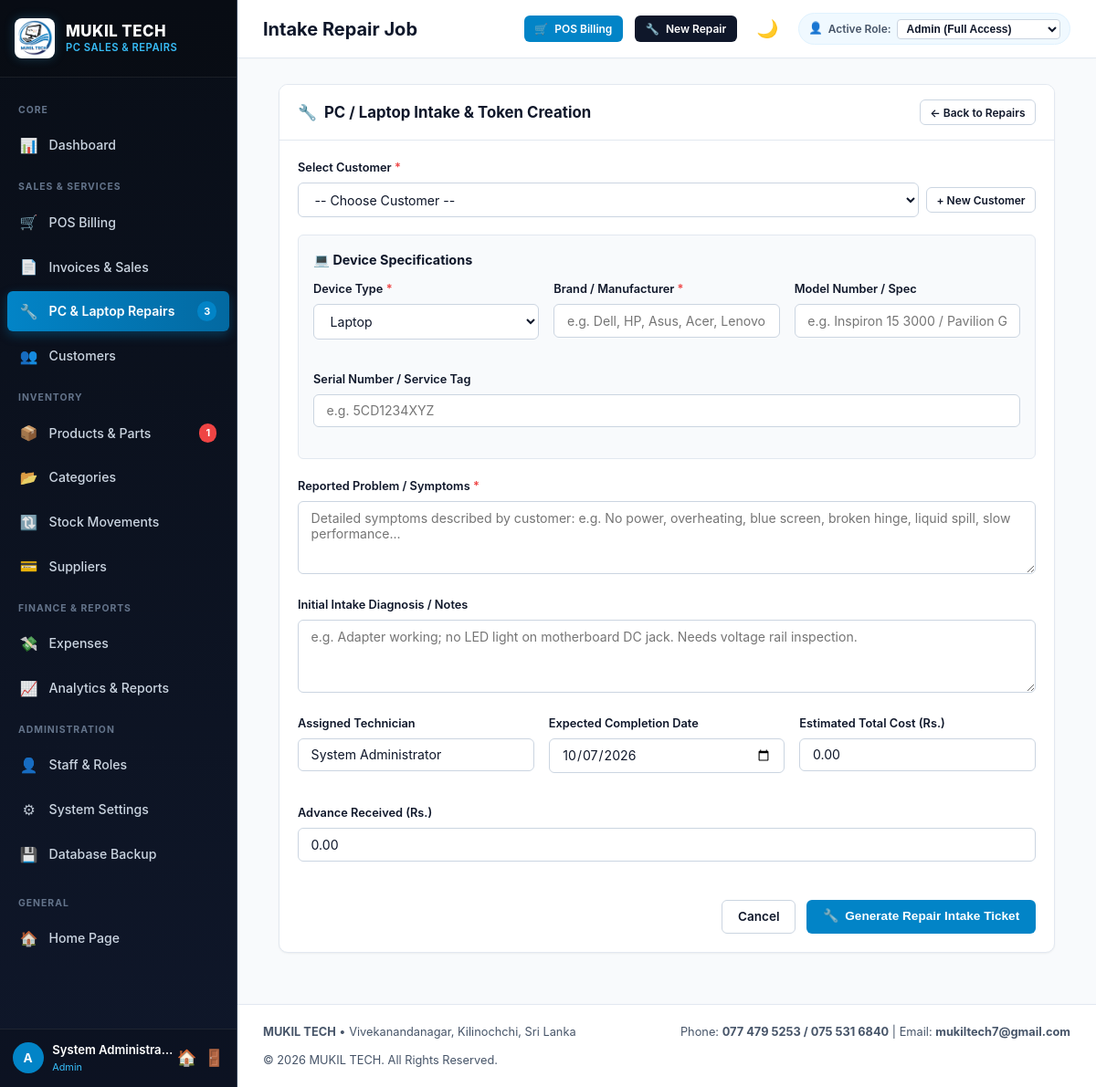
Page /repairs/create.php (signed in) on the committed database.
### tables this page shows
CREATE TABLE `settings` (
  `setting_id` INT AUTO_INCREMENT PRIMARY KEY,
  `setting_key` VARCHAR(60) NOT NULL UNIQUE,
  `setting_value` TEXT,
  `created_at` TIMESTAMP DEFAULT CURRENT_TIMESTAMP,
  `updated_at` TIMESTAMP DEFAULT CURRENT_TIMESTAMP ON UPDATE CURRENT_TIMESTAMP
);

### includes/functions.php (called while the page is built, shortened)
<?php
function baseUrl($path = '') {
    $documentRoot = isset($_SERVER['DOCUMENT_ROOT']) ? realpath($_SERVER['DOCUMENT_ROOT']) : false;
    $applicationRoot = realpath(__DIR__ . '/..');
    $base = '';
    if ($documentRoot && $applicationRoot) {
        $doc = str_replace('\\', '/', rtrim($documentRoot, DIRECTORY_SEPARATOR));
        $app = str_replace('\\', '/', rtrim($applicationRoot, DIRECTORY_SEPARATOR));
        if ($app === $doc) {
            $base = '';
        } elseif (stripos($app, $doc . '/') === 0) {
            $base = substr($app, strlen($doc));
        }
    }
    if ($base === '') {
        $scriptName = str_replace('\\', '/', $_SERVER['SCRIPT_NAME'] ?? '');
        $scriptDir = rtrim(str_replace('\\', '/', dirname($scriptName)), '/');
        foreach (['/admin','/customers','/categories','/suppliers','/products','/sales',
                  '/repairs','/expenses','/payments','/reports','/users','/settings'] as $dir) {
            if ($scriptDir === $dir || substr($scriptDir, -strlen($dir)) === $dir) {
                $scriptDir = substr($scriptDir, 0, -strlen($dir));
                break;
            }
        }
        $base = $scriptDir;
    }
    $base = '/' . trim($base, '/');
    if ($base === '/') {
        $base = '';
    }
    $cleanPath = ltrim((string)$path, '/');
    return $base . ($cleanPath !== '' ? '/' . $cleanPath : '');
}
function sanitize($data) {
    return htmlspecialchars(trim((string)$data), ENT_QUOTES, 'UTF-8');
}
function e($data) {
    return sanitize($data);
}
function getSetting($key, $default = '') {
    static $cache = [];
    if (isset($cache[$key])) {
        return $cache[$key];
    }
    try {
        $db = getDB();
        $stmt = $db->prepare("SELECT setting_value FROM settings WHERE setting_key = ? LIMIT 1");
        $stmt->execute([$key]);
        $val = $stmt->fetchColumn();
        if ($val !== false) {
            $cache[$key] = $val;
            return $val;
        }
    } catch (Exception $e) {
    }
    return $default;
}

### includes/auth.php (called while the page is built, shortened)
<?php
function currentUser() {
    return [
        'id'        => $_SESSION['user_id'] ?? 1,
        'username'  => $_SESSION['username'] ?? 'admin',
        'full_name' => $_SESSION['full_name'] ?? 'Mukil Admin',
        'role'      => $_SESSION['role'] ?? 'admin',
        'email'     => $_SESSION['email'] ?? 'mukiltech7@gmail.com',
    ];
}

### repairs/create.php (the view, shortened to what this page needs)
<?php
require_once __DIR__ . '/../includes/auth.php';
require_once __DIR__ . '/../includes/functions.php';
require_once __DIR__ . '/../includes/header.php';
?>
<div style="max-width:850px;margin:0 auto;">
    <div class="card">
        <div class="card-header">
            <div class="card-title">
                <span>&#128295;</span> PC / Laptop Intake & Token Creation
            </div>
            <a href="<?= baseUrl('repairs/index.php') ?>" class="btn btn-outline btn-sm">&larr; Back to Repairs</a>
        </div>
        <div class="card-body">
            <form method="POST">
                <div class="form-group">
                    <label class="form-label" for="customer_id">Select Customer <span class="required">*</span></label>
                    <div style="display:flex;gap:0.5rem;align-items:center;">
                        <select id="customer_id" name="customer_id" class="form-control" required>
                            <option value="">-- Choose Customer --</option>
                        </select>
                        <a href="<?= baseUrl('customers/add.php?redirect=repairs/create.php') ?>" class="btn btn-outline btn-sm" style="white-space:nowrap;">
                            + New Customer
                        </a>
                    </div>
                </div>
                <div style="background:#f8fafc;padding:1rem;border-radius:var(--radius-sm);margin-bottom:1.25rem;border:1px solid var(--border-light);">
                    <div style="font-weight:700;color:var(--navy-main);margin-bottom:0.75rem;font-size:0.9rem;">
                        &#128187; Device Specifications
                    </div>
                    <div class="form-row">
                        <div class="form-col">
                            <div class="form-group">
                                <label class="form-label" for="device_type">Device Type <span class="required">*</span></label>
                                <select id="device_type" name="device_type" class="form-control">
                                    <option value="Laptop" selected>Laptop</option>
                                </select>
                            </div>
                        </div>
                        <div class="form-col">
                            <div class="form-group">
                                <label class="form-label" for="brand">Brand / Manufacturer <span class="required">*</span></label>
                                <input type="text" id="brand" name="brand" class="form-control" placeholder="e.g. Dell, HP, Asus, Acer, Lenovo, Custom" required value="<?= e($_POST['brand'] ?? '') ?>">
                            </div>
                        </div>
                        <div class="form-col">
                            <div class="form-group">
                                <label class="form-label" for="model">Model Number / Spec</label>
                                <input type="text" id="model" name="model" class="form-control" placeholder="e.g. Inspiron 15 3000 / Pavilion Gaming" value="<?= e($_POST['model'] ?? '') ?>">
                            </div>
                        </div>
                        <div class="form-col">
                            <div class="form-group">
                                <label class="form-label" for="serial_number">Serial Number / Service Tag</label>
                                <input type="text" id="serial_number" name="serial_number" class="form-control" placeholder="e.g. 5CD1234XYZ" value="<?= e($_POST['serial_number'] ?? '') ?>">
                            </div>
                        </div>
                    </div>
                </div>
                <div class="form-group">
                    <label class="form-label" for="problem_description">Reported Problem / Symptoms <span class="required">*</span></label>
                    <textarea id="problem_description" name="problem_description" class="form-control" rows="3" placeholder="Detailed symptoms described by customer: e.g. No power, overheating, blue screen, broken hinge, liquid spill, slow performance..." required><?= e($_POST['problem_description'] ?? '') ?></textarea>
                </div>
                <div class="form-group">
                    <label class="form-label" for="diagnosis">Initial Intake Diagnosis / Notes</label>
                    <textarea id="diagnosis" name="diagnosis" class="form-control" rows="2" placeholder="e.g. Adapter working; no LED light on motherboard DC jack. Needs voltage rail inspection."><?= e($_POST['diagnosis'] ?? '') ?></textarea>
                </div>
                <div class="form-row">
                    <div class="form-col">
                        <div class="form-group">
                            <label class="form-label" for="technician">Assigned Technician</label>
                            <input type="text" id="technician" name="technician" class="form-control" value="<?= e($_POST['technician'] ?? $currentUser['full_name']) ?>">
                        </div>
                    </div>
                    <div class="form-col">
                        <div class="form-group">
                            <label class="form-label" for="expected_date">Expected Completion Date</label>
                            <input type="date" id="expected_date" name="expected_date" class="form-control" value="<?= e($_POST['expected_date'] ?? date('Y-m-d', strtotime('+2 days'))) ?>">
                        </div>
                    </div>
                    <div class="form-col">
                        <div class="form-group">
                            <label class="form-label" for="estimated_cost">Estimated Total Cost (Rs.)</label>
                            <input type="number" step="0.01" id="estimated_cost" name="estimated_cost" class="form-control" placeholder="0.00" value="<?= e($_POST['estimated_cost'] ?? '0.00') ?>">
                        </div>
                    </div>
                    <div class="form-col">
                        <div class="form-group">
                            <label class="form-label" for="advance_payment">Advance Received (Rs.)</label>
                            <input type="number" step="0.01" id="advance_payment" name="advance_payment" class="form-control" placeholder="0.00" value="<?= e($_POST['advance_payment'] ?? '0.00') ?>">
                        </div>
                    </div>
                </div>
                <div style="display:flex;justify-content:flex-end;gap:0.75rem;margin-top:1.5rem;">
                    <a href="<?= baseUrl('repairs/index.php') ?>" class="btn btn-outline">Cancel</a>
                    <button type="submit" class="btn btn-primary">
                        <span>&#128295;</span> Generate Repair Intake Ticket
                    </button>
                </div>
            </form>
        </div>
    </div>
</div>
<?php require_once __DIR__ . '/../includes/footer.php'; ?>

### includes/footer.php (shortened to what this page needs)
<?php
$businessName = getSetting('business_name', 'MUKIL TECH');
$address = getSetting('address', 'Vivekanandanagar, Kilinochchi, Sri Lanka');
$phone = getSetting('phone', '077 479 5253 / 075 531 6840');
$email = getSetting('email', 'mukiltech7@gmail.com');
?>
    </main>
        <footer class="no-print" style="margin-top:auto;padding:1.25rem 1.75rem;border-top:1px solid var(--border-light);background:var(--bg-card);display:flex;justify-content:space-between;align-items:center;font-size:0.8rem;color:var(--text-secondary);flex-wrap:wrap;gap:0.75rem;">
            <div>
                <strong><?= e($businessName) ?></strong> &bull; <?= e($address) ?>
            </div>
            <div>
                Phone: <strong><?= e($phone) ?></strong> | Email: <strong><?= e($email) ?></strong>
            </div>
            <div>
                &copy; <?= date('Y') ?> MUKIL TECH. All Rights Reserved.
            </div>
        </footer>
    </div>
</div>
</body>
</html>

### assets/css/style.css (style rules this page uses)
:root { --navy-dark: #090e17; --navy-main: #0f172a; --navy-card: #1e293b; --navy-border: #334155; --navy-light: #243048; --blue-primary: #0284c7; --blue-hover: #0369a1; --blue-light: #e0f2fe; --blue-subtle: #f0f9ff; --cyan-bright: #38bdf8; --bg-main: #f8fafc; --bg-card: #ffffff; --border-light: #e2e8f0; --border-medium: #cbd5e1; --text-primary: #0f172a; --text-secondary: #475569; --text-muted: #94a3b8; --text-white: #ffffff; --success: #10b981; --success-bg: #ecfdf5; --warning: #f59e0b; --warning-bg: #fffbeb; --danger: #ef4444; --danger-bg: #fef2f2; --info: #0ea5e9; --info-bg: #f0f9ff; --shadow-sm: 0 1px 2px 0 rgba(0, 0, 0, 0.05); --shadow-md: 0 4px 6px -1px rgba(0, 0, 0, 0.07), 0 2px 4px -2px rgba(0, 0, 0, 0.05); --shadow-lg: 0 10px 15px -3px rgba(0, 0, 0, 0.08), 0 4px 6px -4px rgba(0, 0, 0, 0.04); --radius-sm: 6px; --radius-md: 10px; --radius-lg: 14px; --radius-pill: 9999px; --transition: all 0.2s cubic-bezier(0.4, 0, 0.2, 1); }
* { box-sizing: border-box; margin: 0; padding: 0; }
body { font-family: -apple-system, BlinkMacSystemFont, "Segoe UI", Roboto, "Helvetica Neue", Arial, sans-serif; background-color: var(--bg-main); color: var(--text-primary); line-height: 1.5; font-size: 14.5px; -webkit-font-smoothing: antialiased; }
a { color: var(--blue-primary); text-decoration: none; transition: var(--transition); }
.card { background: var(--bg-card); border-radius: var(--radius-md); border: 1px solid var(--border-light); box-shadow: var(--shadow-sm); margin-bottom: 1.75rem; overflow: hidden; }
.card-header { padding: 1rem 1.25rem; border-bottom: 1px solid var(--border-light); display: flex; align-items: center; justify-content: space-between; background: var(--bg-card); }
.card-title { font-size: 1.05rem; font-weight: 700; color: var(--navy-main); display: flex; align-items: center; gap: 0.5rem; }
.card-body { padding: 1.25rem; }
.btn { display: inline-flex; align-items: center; justify-content: center; gap: 0.45rem; padding: 0.55rem 1.05rem; border-radius: var(--radius-sm); font-size: 0.85rem; font-weight: 600; cursor: pointer; border: 1px solid transparent; transition: var(--transition); text-decoration: none; line-height: 1.25; }
.btn-primary { background: var(--blue-primary); color: #ffffff; }
.btn-outline { background: transparent; border-color: var(--border-medium); color: var(--text-primary); }
.btn-sm { padding: 0.35rem 0.65rem; font-size: 0.75rem; }
.form-group { margin-bottom: 1.15rem; }
.form-row { display: flex; gap: 1rem; flex-wrap: wrap; }
.form-col { flex: 1; min-width: 220px; }
.form-label { display: block; font-size: 0.8rem; font-weight: 600; color: var(--navy-main); margin-bottom: 0.4rem; }
.form-label .required { color: var(--danger); }
.form-control { width: 100%; padding: 0.55rem 0.85rem; border: 1px solid var(--border-medium); border-radius: var(--radius-sm); font-size: 0.88rem; color: var(--text-primary); background-color: var(--bg-card); transition: var(--transition); font-family: inherit; }
textarea.form-control { resize: vertical; min-height: 80px; }

### rows in the picture
settings: setting_value "Vivekanandanagar, Kilinochchi, Sri Lanka"
settings: setting_value "077 479 5253 / 075 531 6840"
settings: setting_value "mukiltech7@gmail.com"

### other values in the picture
$pendingRepairsCount "3"
$lowStockCount "1"
substr($currentUser['username'] ?? 'U', 0, 1) "A"
$currentUser['full_name'] "System Administrator"
$currentUser['role'] "Admin"
$pageTitle "Intake Repair Job"
$businessName "MUKIL TECH"
